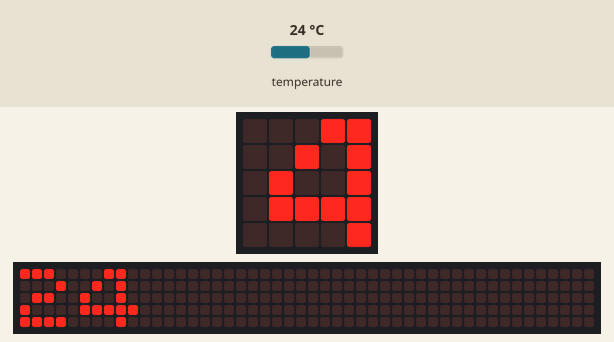
A program run on a simulated BBC micro:bit running MicroPython. On the bench: the board's 5×5 LED display, a strip that is not on the board, showing the scrolling text unrolled. The inputs (shaded band) are chosen by the test bench; at power-on: temperature 24 °C. The 48×5 strip is a reading aid, not a part: it shows the text the display is scrolling, unrolled, one strip-width of it at a time.

Above: at 1.27 s.
1.3 s: temperature set to 12 °C
At 3.32 s:
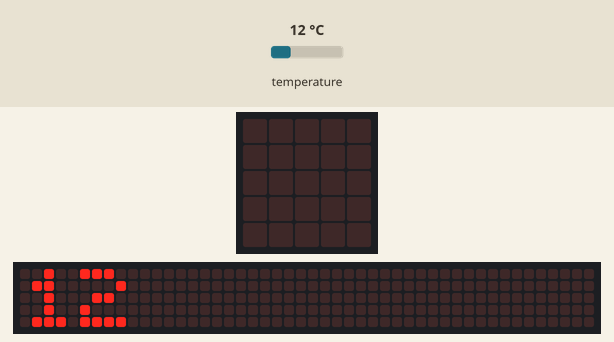
9.4 s: temperature set to 19 °C
At 9.52 s:
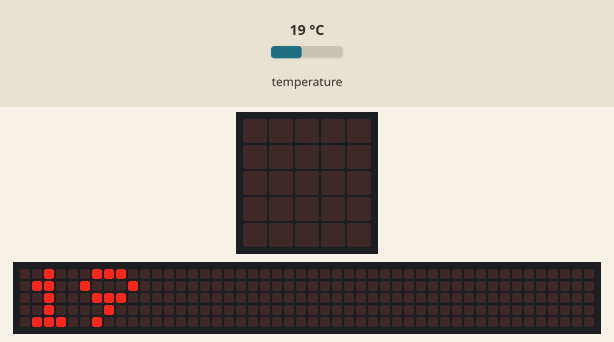
13.5 s: temperature set to 28 °C
At 16.02 s:
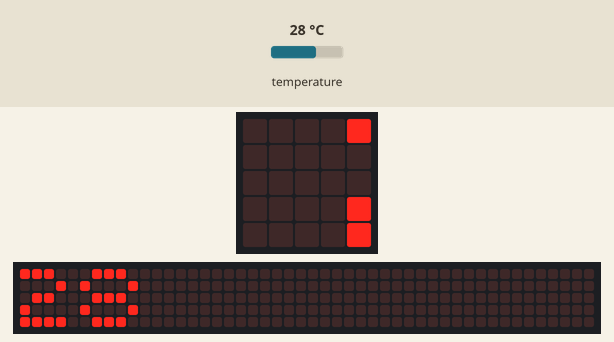

The program:

main.py
```python
from microbit import *

while True:
    display.scroll(temperature())
    sleep(1000)
```
